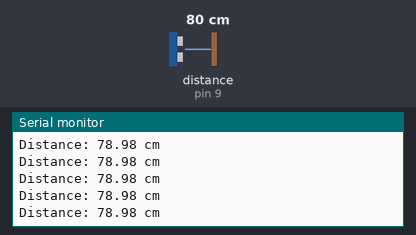
This sketch was run on a simulated Arduino Uno, built with avr-gcc and run on an emulated ATmega328P. Parts: the last lines printed to the serial monitor. Wiring (inferred from the names in the program): ultrasonic range finder: trigger pin 8; echo pin 9. Inputs (shaded band) come from the test bench; at power-on: distance to the obstacle (sensor on pin 9) 80 cm. The echo pulse lasts 58.3 µs per cm.

Above: at 1.2 s.
1.3 s: distance to the obstacle (sensor on pin 9) set to 60 cm
At 1.35 s:
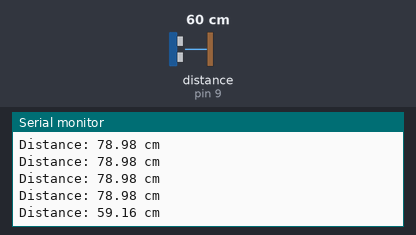
4.3 s: distance to the obstacle (sensor on pin 9) set to 2 cm
At 4.3 s:
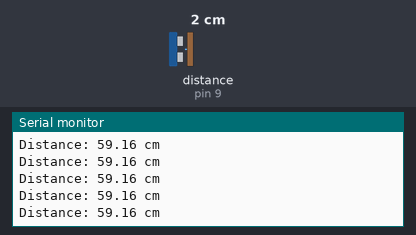
7.3 s: distance to the obstacle (sensor on pin 9) set to 60 cm
At 7.36 s:
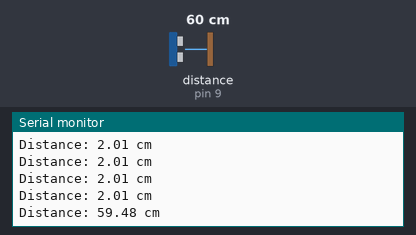
10.3 s: distance to the obstacle (sensor on pin 9) set to 9 cm
At 10.36 s:
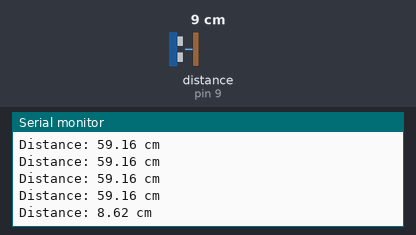
13.3 s: distance to the obstacle (sensor on pin 9) set to 299 cm
At 13.35 s:
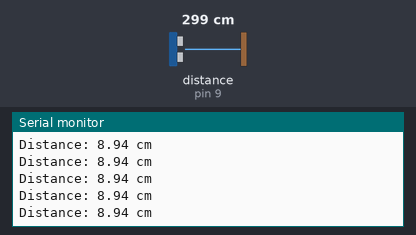
Timing chart, 0 to 16.3 s (numbered marks = the images above; inputs shaded):
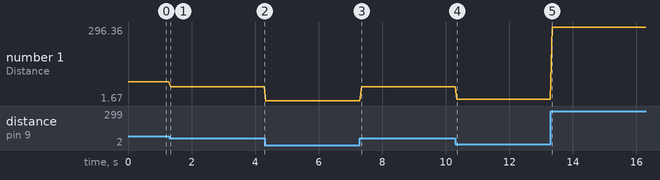

Measured:
- after the input at 1.3 s, the serial monitor: prints a new line at once (image 1)
- after the input at 7.3 s, the serial monitor: prints a new line after 0.05 s (image 3)
- after the input at 10.3 s, the serial monitor: prints a new line after 0.05 s (image 4)
- plotted number 1: 78.98 → 59.16 after the input at 1.3 s, 59.16 → 2.01 after the input at 4.3 s, 2.01 → 59.16 after the input at 7.3 s, 59.16 → 8.94 after the input at 10.3 s, 8.94 → 296.04 after the input at 13.3 s

The sketch:

sketch_nov2a_copy_20261105083416.ino
```cpp
const int trigPin = 8;
const int echoPin = 9;
const int leftSensorPin = 2;
const int rightSensorPin = 3;
long duration;
float distance;

void setup() {
  pinMode(trigPin, OUTPUT);
  pinMode(echoPin, INPUT);
   pinMode(leftSensorPin, INPUT);
  pinMode(rightSensorPin, INPUT);
  Serial.begin(9600);
}

void loop() {
digitalWrite(trigPin, LOW);
delayMicroseconds(2);
digitalWrite(trigPin, HIGH);
delayMicroseconds(10);
digitalWrite(trigPin, LOW);

duration = pulseIn(echoPin, HIGH);
distance = (duration * 0.034) / 2; // Speed of sound is ~0.034 cm/us

Serial.print("Distance: ");
Serial.print(distance);
Serial.println(" cm"); delay(50);
}

 
```
